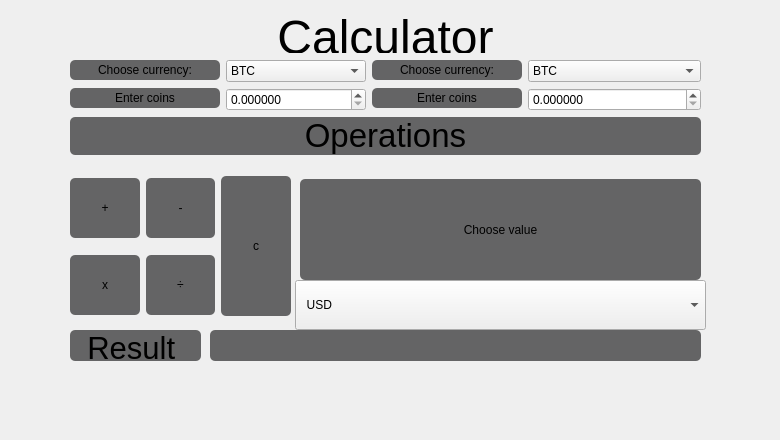
      <widget class="QWidget" name="tab_2">
       <attribute name="title">
        <string>Calculator</string>
       </attribute>
       <widget class="QLabel" name="label_2">
        <property name="geometry">
         <rect>
          <x>0</x>
          <y>10</y>
          <width>771</width>
          <height>43</height>
         </rect>
        </property>
        <property name="sizePolicy">
         <sizepolicy hsizetype="Preferred" vsizetype="Fixed">
          <horstretch>0</horstretch>
          <verstretch>0</verstretch>
         </sizepolicy>
        </property>
        <property name="styleSheet">
         <string notr="true">font:16px&quot;Venryn Sans&quot;;
border-radius:5px;</string>
        </property>
        <property name="text">
         <string>&lt;html&gt;&lt;head/&gt;&lt;body&gt;&lt;p align=&quot;center&quot;&gt;&lt;span style=&quot; font-size:36pt;&quot;&gt;Calculator&lt;/span&gt;&lt;/p&gt;&lt;/body&gt;&lt;/html&gt;</string>
        </property>
       </widget>
       <widget class="QLabel" name="label_ChooseValue">
        <property name="geometry">
         <rect>
          <x>300</x>
          <y>179</y>
          <width>401</width>
          <height>101</height>
         </rect>
        </property>
        <property name="sizePolicy">
         <sizepolicy hsizetype="Expanding" vsizetype="Fixed">
          <horstretch>0</horstretch>
          <verstretch>0</verstretch>
         </sizepolicy>
        </property>
        <property name="minimumSize">
         <size>
          <width>150</width>
          <height>60</height>
         </size>
        </property>
        <property name="styleSheet">
         <string notr="true">background-color:rgb(100, 100, 101);
font:36px&quot;Venryn Sans&quot;;
border-radius:5px;</string>
        </property>
        <property name="text">
         <string>Choose value</string>
        </property>
        <property name="alignment">
         <set>Qt::AlignCenter</set>
        </property>
       </widget>
       <widget class="QLabel" name="label_9">
        <property name="geometry">
         <rect>
          <x>560</x>
          <y>390</y>
          <width>201</width>
          <height>41</height>
         </rect>
        </property>
        <property name="styleSheet">
         <string notr="true">image:url(:/resourses/Images/PNG120.png)</string>
        </property>
        <property name="text">
         <string/>
        </property>
       </widget>
       <widget class="QLabel" name="label_result">
        <property name="geometry">
         <rect>
          <x>70</x>
          <y>330</y>
          <width>131</width>
          <height>31</height>
         </rect>
        </property>
        <property name="styleSheet">
         <string notr="true">background-color:rgb(100, 100, 101);
font:25px&quot;Venryn Sans&quot;;
border-radius:5px;</string>
        </property>
        <property name="text">
         <string>&lt;html&gt;&lt;head/&gt;&lt;body&gt;&lt;p align=&quot;center&quot;&gt;&lt;span style=&quot; font-size:23pt;&quot;&gt;Result &lt;/span&gt;&lt;/p&gt;&lt;/body&gt;&lt;/html&gt;</string>
        </property>
        <property name="alignment">
         <set>Qt::AlignBottom|Qt::AlignHCenter</set>
        </property>
       </widget>
       <widget class="QLabel" name="CalculationResult">
        <property name="geometry">
         <rect>
          <x>210</x>
          <y>330</y>
          <width>491</width>
          <height>31</height>
         </rect>
        </property>
        <property name="styleSheet">
         <string notr="true">background-color:rgb(100, 100, 101);
font:25px&quot;Venryn Sans&quot;;
border-radius:5px;</string>
        </property>
        <property name="text">
         <string>&lt;html&gt;&lt;head/&gt;&lt;body&gt;&lt;p align=&quot;center&quot;&gt;&lt;span style=&quot; font-size:23pt;&quot;&gt;&lt;/span&gt;&lt;/p&gt;&lt;/body&gt;&lt;/html&gt;</string>
        </property>
        <property name="alignment">
         <set>Qt::AlignBottom|Qt::AlignHCenter</set>
        </property>
       </widget>
       <widget class="QComboBox" name="comboBox_ResultValue">
        <property name="geometry">
         <rect>
          <x>295</x>
          <y>280</y>
          <width>411</width>
          <height>50</height>
         </rect>
        </property>
        <property name="sizePolicy">
         <sizepolicy hsizetype="Expanding" vsizetype="Fixed">
          <horstretch>150</horstretch>
          <verstretch>30</verstretch>
         </sizepolicy>
        </property>
        <property name="minimumSize">
         <size>
          <width>140</width>
          <height>50</height>
         </size>
        </property>
        <property name="styleSheet">
         <string notr="true">
font:20px&quot;Venryn Sans&quot;;</string>
        </property>
        <property name="insertPolicy">
         <enum>QComboBox::InsertAtBottom</enum>
        </property>
        <property name="sizeAdjustPolicy">
         <enum>QComboBox::AdjustToContentsOnFirstShow</enum>
        </property>
        <property name="duplicatesEnabled">
         <bool>false</bool>
        </property>
        <property name="frame">
         <bool>true</bool>
        </property>
        <item>
         <property name="text">
          <string>  USD</string>
         </property>
        </item>
        <item>
         <property name="text">
          <string>  EUR</string>
         </property>
        </item>
        <item>
         <property name="text">
          <string>  RUB</string>
         </property>
        </item>
        <item>
         <property name="text">
          <string>  BTC</string>
         </property>
        </item>
        <item>
         <property name="text">
          <string>  ETH</string>
         </property>
        </item>
        <item>
         <property name="text">
          <string>  USDT</string>
         </property>
        </item>
        <item>
         <property name="text">
          <string>  BNB</string>
         </property>
        </item>
        <item>
         <property name="text">
          <string>  USDC</string>
         </property>
        </item>
        <item>
         <property name="text">
          <string>  XRP</string>
         </property>
        </item>
        <item>
         <property name="text">
          <string>  ADA</string>
         </property>
        </item>
        <item>
         <property name="text">
          <string>  SOL</string>
         </property>
        </item>
        <item>
         <property name="text">
          <string>  NEXO</string>
         </property>
        </item>
        <item>
         <property name="text">
          <string>  NEAR</string>
         </property>
        </item>
        <item>
         <property name="text">
          <string>  DOT</string>
         </property>
        </item>
        <item>
         <property name="text">
          <string>  TRX</string>
         </property>
        </item>
       </widget>
       <widget class="QWidget" name="layoutWidget">
        <property name="geometry">
         <rect>
          <x>70</x>
          <y>60</y>
          <width>631</width>
          <height>111</height>
         </rect>
        </property>
        <layout class="QFormLayout" name="formLayout_3">
         <item row="0" column="1">
          <layout class="QFormLayout" name="formLayout_2">
           <item row="0" column="0">
            <widget class="QLabel" name="label_currency_2">
             <property name="sizePolicy">
              <sizepolicy hsizetype="Fixed" vsizetype="Fixed">
               <horstretch>0</horstretch>
               <verstretch>0</verstretch>
              </sizepolicy>
             </property>
             <property name="minimumSize">
              <size>
               <width>150</width>
               <height>20</height>
              </size>
             </property>
             <property name="styleSheet">
              <string notr="true">background-color:rgb(100, 100, 101);
font:16px&quot;Venryn Sans&quot;;
border-radius:5px;</string>
             </property>
             <property name="text">
              <string>Choose currency:</string>
             </property>
             <property name="alignment">
              <set>Qt::AlignCenter</set>
             </property>
            </widget>
           </item>
           <item row="1" column="0">
            <widget class="QLabel" name="label_EnterCoins_2">
             <property name="sizePolicy">
              <sizepolicy hsizetype="Preferred" vsizetype="Fixed">
               <horstretch>0</horstretch>
               <verstretch>0</verstretch>
              </sizepolicy>
             </property>
             <property name="minimumSize">
              <size>
               <width>150</width>
               <height>20</height>
              </size>
             </property>
             <property name="styleSheet">
              <string notr="true">background-color:rgb(100, 100, 101);
font:16px&quot;Venryn Sans&quot;;
border-radius:5px;</string>
             </property>
             <property name="text">
              <string>Enter coins</string>
             </property>
             <property name="alignment">
              <set>Qt::AlignCenter</set>
             </property>
            </widget>
           </item>
           <item row="1" column="1">
            <widget class="QDoubleSpinBox" name="EnterCoin_2">
             <property name="sizePolicy">
              <sizepolicy hsizetype="Minimum" vsizetype="Fixed">
               <horstretch>130</horstretch>
               <verstretch>0</verstretch>
              </sizepolicy>
             </property>
             <property name="minimumSize">
              <size>
               <width>130</width>
               <height>0</height>
              </size>
             </property>
             <property name="styleSheet">
              <string notr="true"/>
             </property>
             <property name="decimals">
              <number>6</number>
             </property>
             <property name="maximum">
              <double>999999.000000000000000</double>
             </property>
             <property name="singleStep">
              <double>0.000001000000000</double>
             </property>
            </widget>
           </item>
           <item row="0" column="1">
            <widget class="QComboBox" name="EnterCurrency_2">
             <property name="sizePolicy">
              <sizepolicy hsizetype="Expanding" vsizetype="Fixed">
               <horstretch>150</horstretch>
               <verstretch>30</verstretch>
              </sizepolicy>
             </property>
             <property name="minimumSize">
              <size>
               <width>140</width>
               <height>0</height>
              </size>
             </property>
             <property name="styleSheet">
              <string notr="true">
font:16px&quot;Venryn Sans&quot;;</string>
             </property>
             <item>
              <property name="text">
               <string>BTC</string>
              </property>
             </item>
             <item>
              <property name="text">
               <string>ETH</string>
              </property>
             </item>
             <item>
              <property name="text">
               <string>USDT</string>
              </property>
             </item>
             <item>
              <property name="text">
               <string>BNB</string>
              </property>
             </item>
             <item>
              <property name="text">
               <string>USDC</string>
              </property>
             </item>
             <item>
              <property name="text">
               <string>XRP</string>
              </property>
             </item>
             <item>
              <property name="text">
               <string>ADA</string>
              </property>
             </item>
             <item>
              <property name="text">
               <string>SOL</string>
              </property>
             </item>
             <item>
              <property name="text">
               <string>NEXO</string>
              </property>
             </item>
             <item>
              <property name="text">
               <string>NEAR</string>
              </property>
             </item>
             <item>
              <property name="text">
               <string>DOT</string>
              </property>
             </item>
             <item>
              <property name="text">
               <string>TRX</string>
              </property>
             </item>
            </widget>
           </item>
          </layout>
         </item>
         <item row="1" column="0" colspan="2">
          <widget class="QLabel" name="label_operations">
           <property name="styleSheet">
            <string notr="true">background-color:rgb(100, 100, 101);
font:25px&quot;Venryn Sans&quot;;
border-radius:5px;</string>
           </property>
           <property name="text">
            <string>&lt;html&gt;&lt;head/&gt;&lt;body&gt;&lt;p align=&quot;center&quot;&gt;&lt;span style=&quot; font-size:25pt;&quot;&gt;Operations&lt;/span&gt;&lt;/p&gt;&lt;/body&gt;&lt;/html&gt;</string>
           </property>
          </widget>
         </item>
         <item row="0" column="0">
          <layout class="QFormLayout" name="formLayout">
           <item row="0" column="0">
            <widget class="QLabel" name="label_currency_1">
             <property name="sizePolicy">
              <sizepolicy hsizetype="Fixed" vsizetype="Fixed">
               <horstretch>0</horstretch>
               <verstretch>0</verstretch>
              </sizepolicy>
             </property>
             <property name="minimumSize">
              <size>
               <width>150</width>
               <height>20</height>
              </size>
             </property>
             <property name="styleSheet">
              <string notr="true">background-color:rgb(100, 100, 101);
font:16px&quot;Venryn Sans&quot;;
border-radius:5px;</string>
             </property>
             <property name="text">
              <string>Choose currency:</string>
             </property>
             <property name="alignment">
              <set>Qt::AlignCenter</set>
             </property>
            </widget>
           </item>
           <item row="1" column="0">
            <widget class="QLabel" name="label_EnterCoins_1">
             <property name="sizePolicy">
              <sizepolicy hsizetype="Preferred" vsizetype="Fixed">
               <horstretch>0</horstretch>
               <verstretch>0</verstretch>
              </sizepolicy>
             </property>
             <property name="minimumSize">
              <size>
               <width>150</width>
               <height>20</height>
              </size>
             </property>
             <property name="styleSheet">
              <string notr="true">background-color:rgb(100, 100, 101);
font:16px&quot;Venryn Sans&quot;;
border-radius:5px;</string>
             </property>
             <property name="text">
              <string>Enter coins</string>
             </property>
             <property name="alignment">
              <set>Qt::AlignCenter</set>
             </property>
            </widget>
           </item>
           <item row="1" column="1">
            <widget class="QDoubleSpinBox" name="EnterCoin_1">
             <property name="minimumSize">
              <size>
               <width>140</width>
               <height>0</height>
              </size>
             </property>
             <property name="styleSheet">
              <string notr="true"/>
             </property>
             <property name="decimals">
              <number>6</number>
             </property>
             <property name="maximum">
              <double>999999.000000000000000</double>
             </property>
             <property name="singleStep">
              <double>0.000001000000000</double>
             </property>
            </widget>
           </item>
           <item row="0" column="1">
            <widget class="QComboBox" name="EnterCurrency_1">
             <property name="sizePolicy">
              <sizepolicy hsizetype="Expanding" vsizetype="Fixed">
               <horstretch>150</horstretch>
               <verstretch>30</verstretch>
              </sizepolicy>
             </property>
             <property name="minimumSize">
              <size>
               <width>140</width>
               <height>0</height>
              </size>
             </property>
             <property name="styleSheet">
              <string notr="true">
font:16px&quot;Venryn Sans&quot;;</string>
             </property>
             <item>
              <property name="text">
               <string>BTC</string>
              </property>
             </item>
             <item>
              <property name="text">
               <string>ETH</string>
              </property>
             </item>
             <item>
              <property name="text">
               <string>USDT</string>
              </property>
             </item>
             <item>
              <property name="text">
               <string>BNB</string>
              </property>
             </item>
             <item>
              <property name="text">
               <string>USDC</string>
              </property>
             </item>
             <item>
              <property name="text">
               <string>XRP</string>
              </property>
             </item>
             <item>
              <property name="text">
               <string>ADA</string>
              </property>
             </item>
             <item>
              <property name="text">
               <string>SOL</string>
              </property>
             </item>
             <item>
              <property name="text">
               <string>NEXO</string>
              </property>
             </item>
             <item>
              <property name="text">
               <string>NEAR</string>
              </property>
             </item>
             <item>
              <property name="text">
               <string>DOT</string>
              </property>
             </item>
             <item>
              <property name="text">
               <string>TRX</string>
              </property>
             </item>
            </widget>
           </item>
          </layout>
         </item>
        </layout>
       </widget>
       <widget class="QWidget" name="layoutWidget">
        <property name="geometry">
         <rect>
          <x>70</x>
          <y>170</y>
          <width>221</width>
          <height>152</height>
         </rect>
        </property>
        <layout class="QGridLayout" name="gridLayout_3">
         <item row="0" column="0">
          <widget class="QPushButton" name="pushButton_plus">
           <property name="minimumSize">
            <size>
             <width>60</width>
             <height>60</height>
            </size>
           </property>
           <property name="styleSheet">
            <string notr="true">QPushButton{
background-color:rgb(100, 100, 101);
font:25px&quot;Venryn Sans&quot;;
border-radius:5px;
}
QPushButton:pressed {
    background-color: rgb(40,40,41)
}
QPushButton:hover{
	background-color: rgb(140,140,141);
}</string>
           </property>
           <property name="text">
            <string>+</string>
           </property>
          </widget>
         </item>
         <item row="0" column="1">
          <widget class="QPushButton" name="pushButton_minus">
           <property name="sizePolicy">
            <sizepolicy hsizetype="Minimum" vsizetype="Maximum">
             <horstretch>0</horstretch>
             <verstretch>0</verstretch>
            </sizepolicy>
           </property>
           <property name="minimumSize">
            <size>
             <width>60</width>
             <height>60</height>
            </size>
           </property>
           <property name="styleSheet">
            <string notr="true">QPushButton{
background-color:rgb(100, 100, 101);
font:25px&quot;Venryn Sans&quot;;
border-radius:5px;
}
QPushButton:pressed {
    background-color: rgb(40,40,41)
}
QPushButton:hover{
	background-color: rgb(140,140,141);
}</string>
           </property>
           <property name="text">
            <string>-</string>
           </property>
          </widget>
         </item>
         <item row="0" column="2" rowspan="2">
          <widget class="QPushButton" name="pushButton_plus_2">
           <property name="minimumSize">
            <size>
             <width>0</width>
             <height>140</height>
            </size>
           </property>
           <property name="styleSheet">
            <string notr="true">QPushButton{
background-color:rgb(100, 100, 101);
font:25px&quot;Venryn Sans&quot;;
border-radius:5px;
}
QPushButton:pressed {
    background-color: rgb(40,40,41)
}
QPushButton:hover{
	background-color: rgb(140,140,141);
}</string>
           </property>
           <property name="text">
            <string>c</string>
           </property>
          </widget>
         </item>
         <item row="1" column="0">
          <widget class="QPushButton" name="pushButton_multiply">
           <property name="minimumSize">
            <size>
             <width>60</width>
             <height>60</height>
            </size>
           </property>
           <property name="styleSheet">
            <string notr="true">QPushButton{
background-color:rgb(100, 100, 101);
font:25px&quot;Venryn Sans&quot;;
border-radius:5px;
}
QPushButton:pressed {
    background-color: rgb(40,40,41)
}
QPushButton:hover{
	background-color: rgb(140,140,141);
}</string>
           </property>
           <property name="text">
            <string>x</string>
           </property>
          </widget>
         </item>
         <item row="1" column="1">
          <widget class="QPushButton" name="pushButton_divide">
           <property name="minimumSize">
            <size>
             <width>60</width>
             <height>60</height>
            </size>
           </property>
           <property name="styleSheet">
            <string notr="true">QPushButton{
background-color:rgb(100, 100, 101);
font:25px&quot;Venryn Sans&quot;;
border-radius:5px;
}
QPushButton:pressed {
    background-color: rgb(40,40,41)
}
QPushButton:hover{
	background-color: rgb(140,140,141);
}</string>
           </property>
           <property name="text">
            <string>÷</string>
           </property>
          </widget>
         </item>
        </layout>
       </widget>
      </widget>
